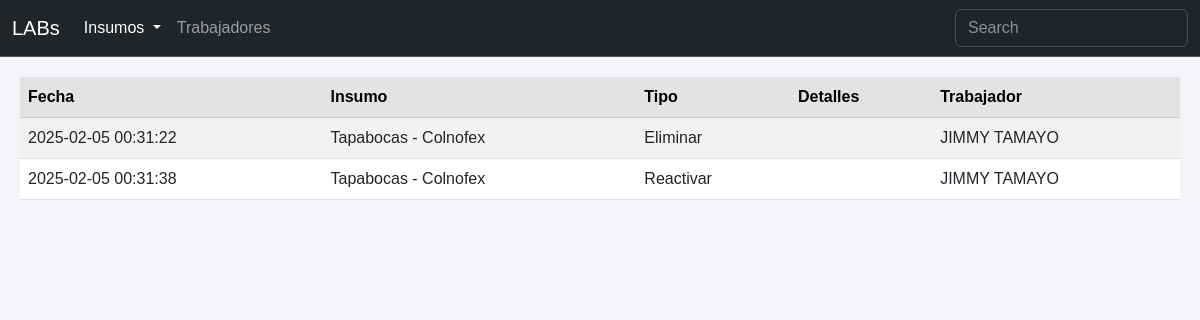
Before: /history with the older database file.
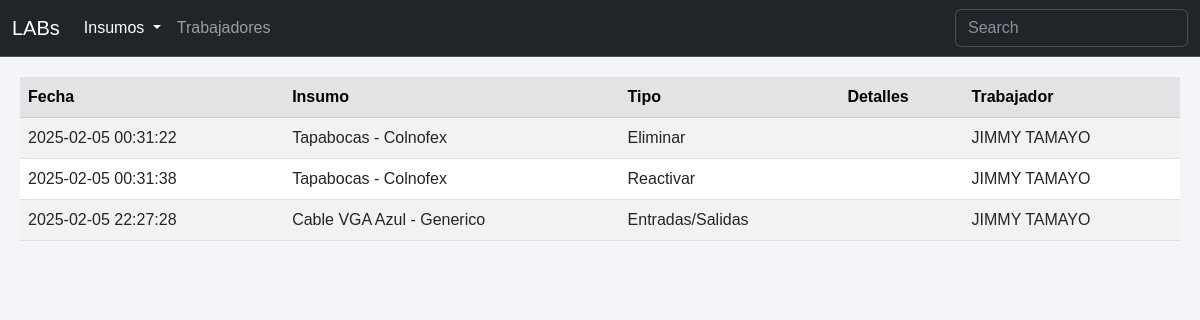
After: the same page with the newer database file.
### tables this page shows
CREATE TABLE historial (
    Historial_id INTEGER PRIMARY KEY,
    Tipo TEXT NOT NULL,
    Detalles TEXT,
    Trabajador_id INTEGER NOT NULL,
    Fecha DATETIME NOT NULL,
    Item_id INTEGER NOT NULL,
    FOREIGN KEY (Trabajador_id) REFERENCES trabajadores (Trabajador_id),
    FOREIGN KEY (Item_id) REFERENCES insumos (Item_id)
);

CREATE TABLE insumos (
    Item_id INTEGER PRIMARY KEY,
    Activo BOOL NOT NULL,
    Nombre TEXT NOT NULL,
    Detalles TEXT,
    Cantidad INTEGER NOT NULL,
    Cantidad_Inicial INTEGER NOT NULL,
    Estado_id INTEGER NOT NULL,
    Ubicacion_id INTEGER NOT NULL,
    Empaque_id INTEGER NOT NULL,
    FOREIGN KEY (Estado_id) REFERENCES estados (Estado_id),
    FOREIGN KEY (Ubicacion_id) REFERENCES ubicaciones (Ubicacion_id),
    FOREIGN KEY (Empaque_id) REFERENCES empaques (Empaque_id)
);

CREATE TABLE trabajadores (
    Trabajador_id INTEGER PRIMARY KEY,
    Activo BOOL NOT NULL,
    Nombre_Apellido TEXT NOT NULL,
    Dependencia TEXT NOT NULL,
    Cargo TEXT NOT NULL,
    Correo TEXT NOT NULL 
);

### app.py (the view)
@app.route('/history')
def history():
    conn = sqlite3.connect('inventario.db')
    cursor = conn.cursor()
    history = cursor.execute('''
    SELECT
        historial.Fecha,
        insumos.Nombre,
        historial.Tipo,
        historial.Detalles,
        trabajadores.Nombre_Apellido
    FROM historial
    INNER JOIN insumos ON historial.Item_id = insumos.Item_id
    INNER JOIN trabajadores ON historial.Trabajador_id = trabajadores.Trabajador_id;
    ''').fetchall()
    conn.close()
    column_history = ["date","name","type","details","worker"]
    history_dict = [dict(zip(column_history, row)) for row in history]
    return render_template('history.html', histories=history_dict)

### templates/history.html (shortened to what this page needs)
<!DOCTYPE html>
<html lang="es">
<head>
    <link rel="stylesheet" href="https://cdn.jsdelivr.net/npm/bootstrap-icons@1.11.3/font/bootstrap-icons.min.css">
    <link href="https://cdn.jsdelivr.net/npm/bootstrap@5.3.0/dist/css/bootstrap.min.css" rel="stylesheet">
    <link href="https://cdn.datatables.net/2.2.1/css/dataTables.dataTables.css" rel="stylesheet">
    <link rel="stylesheet" href="{{ url_for('static', filename='styles.css') }}">
</head>
<body>
    <nav class="navbar navbar-expand-sm bg-dark border-bottom border-body" data-bs-theme="dark">
        <div class="container-fluid">
            <a class="navbar-brand" href="#">LABs</a>
            <div class="collapse navbar-collapse" id="navbarNav">
                <ul class="navbar-nav">
                    <li class="nav-item dropdown">
                        <a class="nav-link dropdown-toggle active" aria-current="page" href="#" role="button" data-bs-toggle="dropdown" aria-expanded="false">
                            Insumos
                        </a>
                    </li>
                    <li class="nav-item">
                        <a class="nav-link" href="{{ url_for('workers') }}">Trabajadores</a>
                    </li>
                </ul>
                <form class="d-flex ms-auto" role="search">
                    <input class="form-control" id="searchFilter" type="search" placeholder="Search" aria-label="Search">
                </form>
            </div>
        </div>
    </nav>
    <div class="table-responsive">
        <table class="table table-striped table-hover align-middle" id="history-table">
            <thead class="table-secondary">
                <tr>
                    <th>Fecha</th>
                    <th>Insumo</th>
                    <th>Tipo</th>
                    <th>Detalles</th>
                    <th>Trabajador</th>
                </tr>
            </thead>
            <tbody>
                {% for history in histories %}
                    <tr>
                        <td>{{ history.date }}</td>
                        <td>{{ history.name }}</td>
                        <td>{{ history.type }}</td>
                        <td>{{ history.details }}</td>
                        <td>{{ history.worker }}</td>
                    </tr>
                {% endfor %}
            </tbody>
        </table>
    </div>
</body>
</html>

### static/styles.css (style rules this page uses)
body { font-family: Arial, sans-serif; background-color: #f4f4f9; color: #333; }
.table-responsive { margin: 20px; }
nav { text-align: center; }

Changed rows visible on the page:
added historial: date "2025-02-05 22:27:28", name "Cable VGA Azul - Generico", type "Entradas/Salidas", worker "JIMMY TAMAYO"
